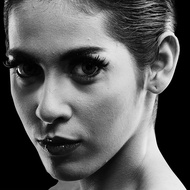
#> input picture Trabalho03/imagem_exemplo1.jpg, 190 x 190 px, shrunk from 728 x 728 before the run
$ python equalizacao_histograma_2x.py
#> lines starting #> are read from the running program, lines starting #| are printed output that depends on the picture
import os
import numpy as np
from PIL import Image
import matplotlib.pyplot as plt

# Função 1: Calcula o histograma manualmente
def calcular_histograma(imagem_array, L):
    histograma = np.zeros(L, dtype=int) # Inicializa o histograma com zeros com tamanho L que é 256 nivéis de cinza
    for valor in imagem_array.flatten(): # Percorre cada pixel da imagem, flatten transforma a matriz 2D em 1D
        histograma[valor] += 1 # Incrementa o contador do valor correspondente no histograma
    return histograma # Retorna o histograma como um array de contagens

# Função 2: Equalização de histograma
def equalizar_histograma(imagem_array, L):
    histograma = calcular_histograma(imagem_array, L) # Calcula o histograma da imagem com 256 níveis de cinza
    cdf = np.cumsum(histograma) # Calcula a função de distribuição acumulada (CDF) do histograma
    cdf_normalizada = np.floor((L - 1) * cdf / cdf[-1]).astype(np.uint8) # Normaliza a CDF para o intervalo [0, L-1]
    # e converte para uint8
    return cdf_normalizada # Retorna o mapeamento de intensidades

# Função 3: Aplica o mapeamento na imagem
def aplicar_mapeamento(imagem_array, mapeamento):
    return mapeamento[imagem_array] # Aplica o mapeamento de intensidades na imagem original

# Execução principal
if __name__ == "__main__":
    # 1. Carrega imagem em tons de cinza
    imagem = Image.open('imagem_exemplo1.jpg').convert('L')  # converte para escala de cinza
    imagem_array = np.array(imagem) # Converte a imagem para um array NumPy

    # 2. Define número de níveis de cinza (L = 256 para 8 bits)
    L = 256

    # 3. Equaliza a imagem
    mapeamento = equalizar_histograma(imagem_array, L) # Calcula o mapeamento de intensidades
#> the loop in calcular_histograma, `for valor in imagem_array.flatten():` made 36100 passes
#> valor on passes 2, 3, 5: 0, 0, 41
#> after the loop in calcular_histograma, `for valor in imagem_array.flatten():`: histograma = 256 values, max 6543 at index 0, min 0 at index 249, mean 141
#> in equalizar_histograma, `cdf = np.cumsum(histograma)`: cdf = 256 values from 6543 to 36100
#> in equalizar_histograma, `cdf_normalizada = np.floor((L - 1) * cdf / cdf[-1]).astype(np.uint8)`: cdf_normalizada = 256 values from 46 to 255
#> mapeamento = 256 values from 46 to 255
    imagem_equalizada_array = aplicar_mapeamento(imagem_array, mapeamento) # Aplica o mapeamento na imagem original
#> in aplicar_mapeamento, `return mapeamento[imagem_array]`:
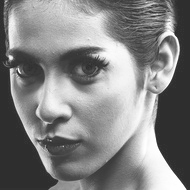
#> returned value: shape (190, 190); min 46, max 255, mean 131.6
    imagem_equalizada = Image.fromarray(imagem_equalizada_array) # Converte o array de volta para uma imagem PIL

    # 4. Exibe imagem original e equalizada
    plt.figure(figsize=(12, 6)) # cria uma figura com tamanho 12x6 polegadas, com 2 linhas e 2 colunas
    # No caso usamos 4 subplots, de 2 linhas e 2 colunas para exibir a imagem original, o histograma original,
    # a imagem equalizada e o histograma equalizado

    plt.subplot(2, 2, 1) # esse primeiro subplot ocupa a posição 1 na grade 2x2 que e a imagem original
    plt.imshow(imagem_array, cmap='gray') # exibe a imagem original em tons de cinza
    plt.title('Imagem Original')
    plt.axis('off')

    plt.subplot(2, 2, 2) # esse segundo subplot ocupa a posição 2 na grade 2x2 que e o histograma original
    plt.hist(imagem_array.flatten(), bins=L, range=(0, L-1), color='gray') # exibe o histograma da imagem original
    plt.title('Histograma Original')

    plt.subplot(2, 2, 3) # esse terceiro subplot ocupa a posição 3 na grade 2x2 que e a imagem equalizada
    plt.imshow(imagem_equalizada_array, cmap='gray') # exibe a imagem equalizada em tons de cinza
    plt.title('Imagem Equalizada')
    plt.axis('off')

    plt.subplot(2, 2, 4)
    plt.hist(imagem_equalizada_array.flatten(), bins=L, range=(0, L-1), color='gray') # exibe o histograma da imagem
    plt.title('Histograma Equalizado') # equalizada

    plt.tight_layout() # Ajusta o layout para evitar sobreposição de subplots

    # a mudança começa aqui
    plt.show()  # Exibe os gráficos da primeira equalização
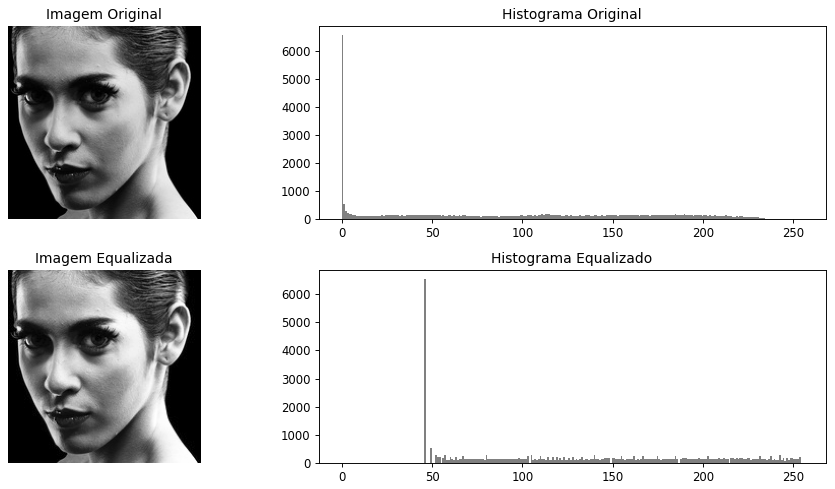
#> figure drawn by matplotlib, 4 panels; panel 2: tallest bar 6543 high, from x = 0 to 0.996; panel 4: tallest bar 6543 high, from x = 45.82 to 46.82

    # --- SEGUNDA EQUALIZAÇÃO SOBRE A IMAGEM JÁ EQUALIZADA ---
    # A parti daqui, vamos aplicar a equalização novamente na imagem já equalizada
    # para testar e ver o que acontece.
    # Para isso, vamos usar a mesma função de equalização que já foi definida anteriormente.
    # Para isso, vamos criar um novo mapeamento de intensidades e aplicar novamente a equalização.
    mapeamento2 = equalizar_histograma(imagem_equalizada_array, L) # Calcula o mapeamento de intensidades novamente
#> the loop in calcular_histograma (call 2), `for valor in imagem_array.flatten():` made 36100 passes
#> valor on passes 1 to 3: 49, 46, 46
#> mapeamento2 = 256 values from 0 to 255
    imagem_equalizada2_array = aplicar_mapeamento(imagem_equalizada_array, mapeamento2) # Aplica o mapeamento na imagem
    # já equalizada
    imagem_equalizada2 = Image.fromarray(imagem_equalizada2_array) # Converte o array de volta para uma imagem PIL
    # Apos isso, vamos exibir a imagem equalizada pela segunda vez e seu histograma.

    # Exibe a imagem equalizada pela segunda vez e seu histograma
    plt.figure(figsize=(12, 6))

    plt.subplot(2, 2, 1)
    plt.imshow(imagem_equalizada_array, cmap='gray')
    plt.title('Imagem Após 1ª Equalização')
    plt.axis('off')

    plt.subplot(2, 2, 2)
    plt.hist(imagem_equalizada_array.flatten(), bins=L, range=(0, L - 1), color='gray')
    plt.title('Histograma Após 1ª Equalização')

    plt.subplot(2, 2, 3)
    plt.imshow(imagem_equalizada2_array, cmap='gray')
    plt.title('Imagem Após 2ª Equalização')
    plt.axis('off')

    plt.subplot(2, 2, 4)
    plt.hist(imagem_equalizada2_array.flatten(), bins=L, range=(0, L - 1), color='gray')
    plt.title('Histograma Após 2ª Equalização')

    plt.tight_layout()
    plt.show()
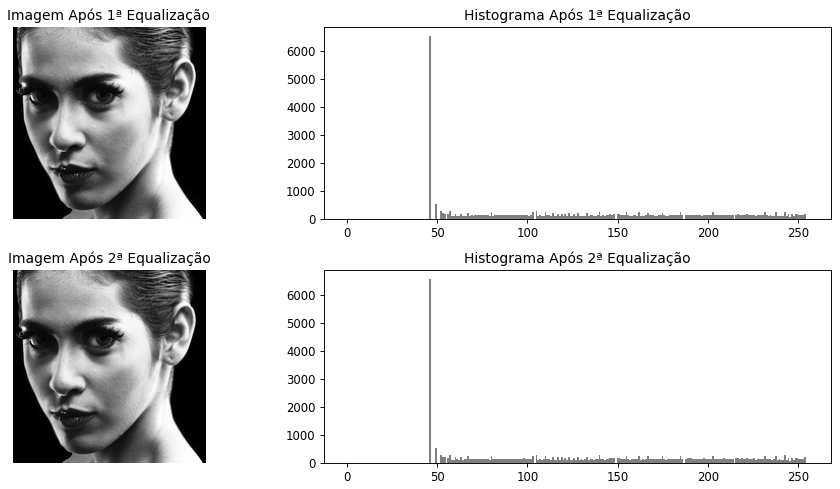
#> figure drawn by matplotlib, 4 panels; panel 2: tallest bar 6543 high, from x = 45.82 to 46.82; panel 4: tallest bar 6543 high, from x = 45.82 to 46.82

    # Apos aplicar novamente a equalização na imagem ja equalizada, percebemos que  após a primeira equalização,
    # a imagem já possui uma distribuição de intensidades mais uniforme, ou seja, o histograma já está "corrigido".
    # Portanto, aplicar novamente o mesmo algoritmo sobre uma imagem já equalizada não altera significativamente os
    # dados — o histograma permanece praticamente igual, e a imagem final também.

    # A função de equalização é idempotente neste caso — ou seja, reaplicá-la não muda mais o
    # resultado após a primeira aplicação.

    # 5. Salvar a imagem equalizada
    nome_arquivo = 'imagem_equalizada6.png'
    if os.path.exists(nome_arquivo): # Verifica se o arquivo já existe pela função os.path.exists
        print(f"A imagem '{nome_arquivo}' já existe. Nenhuma nova imagem foi salva.")
    else:
        imagem_equalizada.save(nome_arquivo) # Salva a imagem equalizada no arquivo especificado
        print(f"A imagem equalizada foi salva como '{nome_arquivo}'.")

    # 6. Mostrar o mapeamento (para explicação)
    print("\nMapeamento de intensidades (original → equalizado):") # Exibe o mapeamento de intensidades
    for i, v in enumerate(mapeamento): # Percorre o mapeamento
        print(f"{i} → {v}") # Exibe o valor original e o valor equalizado correspondente.
#> this loop made 256 passes
#> v on passes 1 to 3: 46, 49, 52
#| 0 → 46
#| 1 → 49
#| 2 → 52
#| 3 → 53
#| 4 → 54
#| 5 → 56
#| 6 → 57
#| 7 → 57
#> (further printed lines are left out)

$ run again, with Trabalho03/imagem_exemplo4.jpg copied over Trabalho03/imagem_exemplo1.jpg
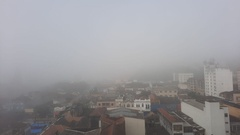
#> input picture Trabalho03/imagem_exemplo4.jpg, 240 x 135 px, shrunk from 920 x 517 before the run
#> the loop in calcular_histograma, `for valor in imagem_array.flatten():` made 32400 passes
#> valor on passes 1 to 3: 188, 187, 187
#> after the loop in calcular_histograma, `for valor in imagem_array.flatten():`: histograma = 256 values, max 1968 at index 187, min 0 at index 0, mean 126.6
#> cdf = 256 values from 0 to 32400
#> cdf_normalizada = 256 values from 0 to 255
#> in aplicar_mapeamento, `return mapeamento[imagem_array]`:
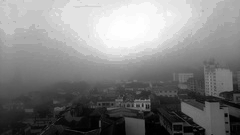
#> returned value: shape (135, 240); min 0, max 255, mean 129.3
#> the loop in calcular_histograma (call 2), `for valor in imagem_array.flatten():` made 32400 passes
#> valor on passes 1 to 3: 205, 197, 197
#> `plt.show()`:
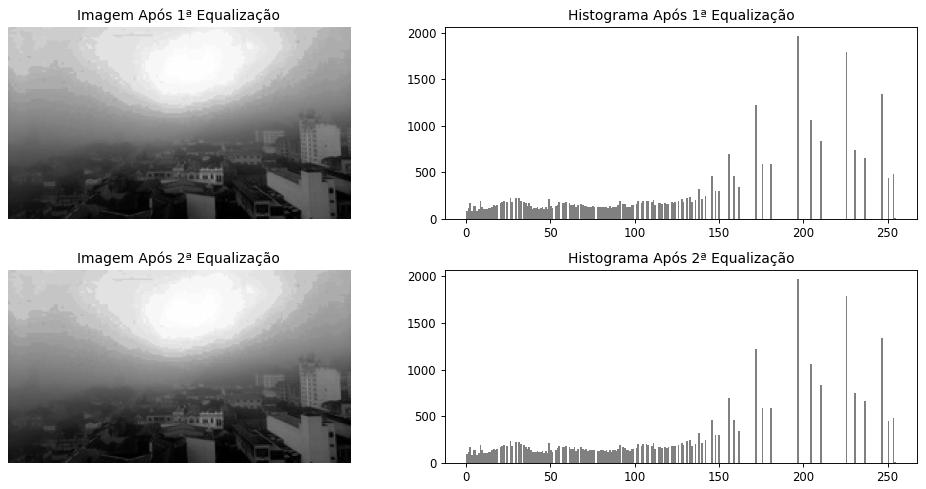
#> figure drawn by matplotlib, 4 panels; panel 2: tallest bar 1968 high, from x = 196.2 to 197.2; panel 4: tallest bar 1968 high, from x = 196.2 to 197.2
#> the loop `for i, v in enumerate(mapeamento):` made 256 passes
#> v on passes 1 to 3: 0, 0, 0
#> (printed output is left out)

$ run again, with Trabalho03/imagem_exemplo5.jpg copied over Trabalho03/imagem_exemplo1.jpg
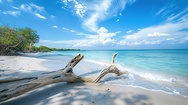
#> input picture Trabalho03/imagem_exemplo5.jpg, 188 x 105 px, shrunk from 720 x 404 before the run
#> `imagem = Image.open('imagem_exemplo1.jpg').convert('L')`:
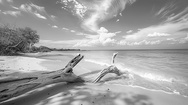
#> imagem: PIL image 188x105 L; min 2, max 255, mean 160.1
#> the loop in calcular_histograma, `for valor in imagem_array.flatten():` made 19740 passes
#> valor on passes 1 to 3: 195, 167, 146
#> after the loop in calcular_histograma, `for valor in imagem_array.flatten():`: histograma = 256 values, max 193 at index 146, min 0 at index 0, mean 77.11
#> cdf = 256 values from 0 to 19740
#> cdf_normalizada = 256 values from 0 to 255
#> the loop in calcular_histograma (call 2), `for valor in imagem_array.flatten():` made 19740 passes
#> valor on passes 1 to 3: 193, 134, 95
#> `plt.show()`:
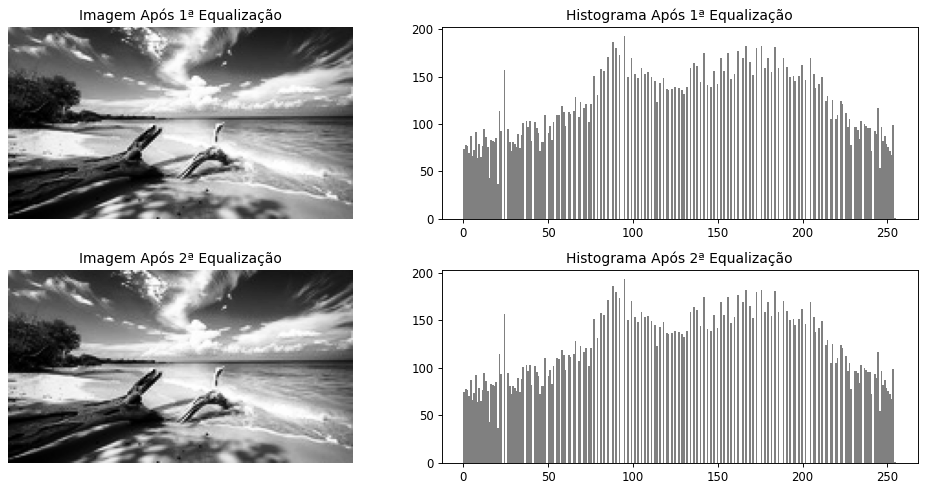
#> figure drawn by matplotlib, 4 panels; panel 2: tallest bar 193 high, from x = 94.63 to 95.62; panel 4: tallest bar 193 high, from x = 94.63 to 95.62
#> the loop `for i, v in enumerate(mapeamento):` made 256 passes
#> v on passes 1 to 3: 0, 0, 0
#> (printed output is left out)
